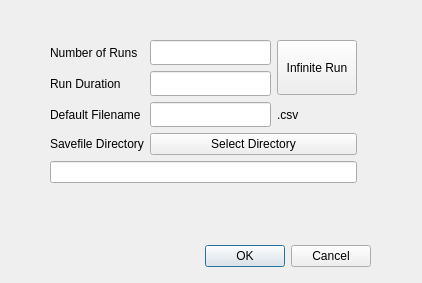
<?xml version="1.0" encoding="UTF-8"?>
<ui version="4.0">
 <class>AcquisitionSettings</class>
 <widget class="QDialog" name="AcquisitionSettings">
  <property name="geometry">
   <rect>
    <x>0</x>
    <y>0</y>
    <width>422</width>
    <height>283</height>
   </rect>
  </property>
  <property name="windowTitle">
   <string>Dialog</string>
  </property>
  <widget class="QDialogButtonBox" name="buttonBox">
   <property name="geometry">
    <rect>
     <x>30</x>
     <y>240</y>
     <width>341</width>
     <height>32</height>
    </rect>
   </property>
   <property name="orientation">
    <enum>Qt::Horizontal</enum>
   </property>
   <property name="standardButtons">
    <set>QDialogButtonBox::Cancel|QDialogButtonBox::Ok</set>
   </property>
  </widget>
  <widget class="QWidget" name="gridLayoutWidget">
   <property name="geometry">
    <rect>
     <x>50</x>
     <y>40</y>
     <width>307</width>
     <height>144</height>
    </rect>
   </property>
   <layout class="QGridLayout" name="gridLayout">
    <item row="0" column="1">
     <widget class="QLineEdit" name="n_acquisitions_entry">
      <property name="minimumSize">
       <size>
        <width>0</width>
        <height>25</height>
       </size>
      </property>
      <property name="sizeIncrement">
       <size>
        <width>0</width>
        <height>50</height>
       </size>
      </property>
     </widget>
    </item>
    <item row="2" column="0">
     <widget class="QLabel" name="default_filename_label">
      <property name="text">
       <string>Default Filename</string>
      </property>
     </widget>
    </item>
    <item row="0" column="0">
     <widget class="QLabel" name="n_acquisitions_label">
      <property name="text">
       <string>Number of Runs</string>
      </property>
     </widget>
    </item>
    <item row="3" column="1" colspan="2">
     <widget class="QPushButton" name="select_directory_button">
      <property name="text">
       <string>Select Directory</string>
      </property>
     </widget>
    </item>
    <item row="3" column="0">
     <widget class="QLabel" name="savefile_directory_label">
      <property name="text">
       <string>Savefile Directory</string>
      </property>
     </widget>
    </item>
    <item row="0" column="2" rowspan="2">
     <widget class="QPushButton" name="single_run_button">
      <property name="minimumSize">
       <size>
        <width>0</width>
        <height>55</height>
       </size>
      </property>
      <property name="text">
       <string>Infinite Run</string>
      </property>
     </widget>
    </item>
    <item row="2" column="2">
     <widget class="QLabel" name="label">
      <property name="text">
       <string>.csv</string>
      </property>
     </widget>
    </item>
    <item row="2" column="1">
     <widget class="QLineEdit" name="default_filename_entry">
      <property name="minimumSize">
       <size>
        <width>0</width>
        <height>25</height>
       </size>
      </property>
     </widget>
    </item>
    <item row="1" column="0">
     <widget class="QLabel" name="t_acquisitions_label">
      <property name="text">
       <string>Run Duration</string>
      </property>
     </widget>
    </item>
    <item row="1" column="1">
     <widget class="QLineEdit" name="t_acquisition_entry">
      <property name="minimumSize">
       <size>
        <width>0</width>
        <height>25</height>
       </size>
      </property>
     </widget>
    </item>
    <item row="4" column="0" colspan="3">
     <widget class="QLineEdit" name="directory_entry"/>
    </item>
   </layout>
  </widget>
 </widget>
 <resources/>
 <connections>
  <connection>
   <sender>buttonBox</sender>
   <signal>accepted()</signal>
   <receiver>AcquisitionSettings</receiver>
   <slot>accept()</slot>
   <hints>
    <hint type="sourcelabel">
     <x>248</x>
     <y>254</y>
    </hint>
    <hint type="destinationlabel">
     <x>157</x>
     <y>274</y>
    </hint>
   </hints>
  </connection>
  <connection>
   <sender>buttonBox</sender>
   <signal>rejected()</signal>
   <receiver>AcquisitionSettings</receiver>
   <slot>reject()</slot>
   <hints>
    <hint type="sourcelabel">
     <x>316</x>
     <y>260</y>
    </hint>
    <hint type="destinationlabel">
     <x>286</x>
     <y>274</y>
    </hint>
   </hints>
  </connection>
 </connections>
</ui>
